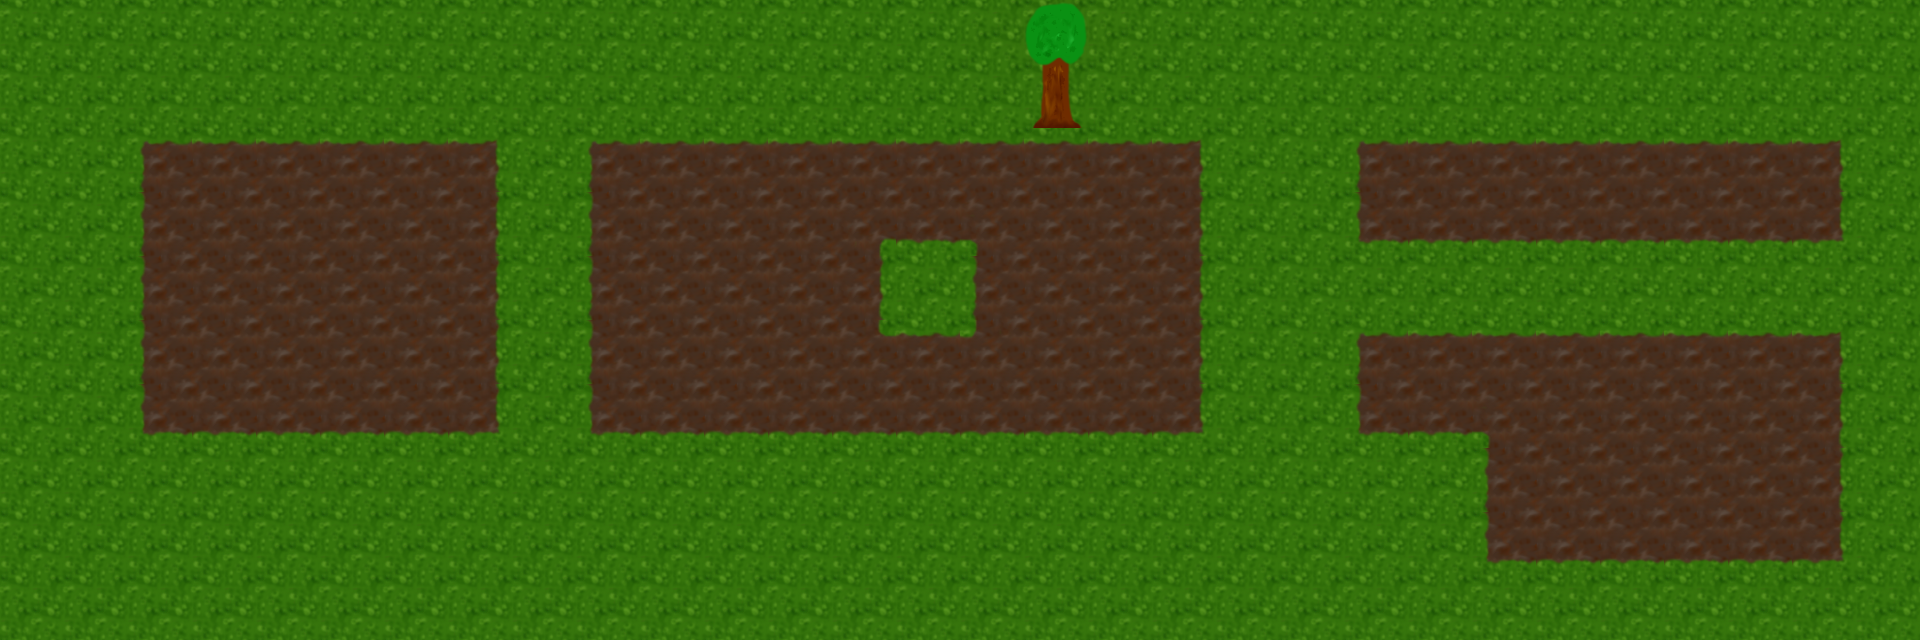

The image is a tile-based game level rendered from a .tmx file. Its description and source (layers, tilesets, objects; grid data summarised) follow:
An orthogonal 30x10 tile map with 64x64 px tiles, 2 tile layers (Terrain, Trees), 2 tilesets and 1 object.

<map version="1.0" orientation="orthogonal" renderorder="left-down" width="30" height="10" tilewidth="64" tileheight="64" nextobjectid="1">
 <tileset firstgid="1" name="Grass-Dirt" tilewidth="64" tileheight="64">
  <image source="../Textures/ground-grass-tileset.png" width="320" height="192" />
  <terraintypes>
   <terrain name="Grass" tile="-1" />
   <terrain name="Dirt" tile="-1" />
  </terraintypes>
  <tile id="0" terrain="0,0,0,1" />
  <tile id="1" terrain="0,0,1,1" />
  <tile id="2" terrain="0,0,1,0" />
  <tile id="3" terrain="1,1,1,0" />
  <tile id="4" terrain="1,1,0,1" />
  <tile id="5" terrain="0,1,0,1" />
  <tile id="6" terrain="1,1,1,1" />
  <tile id="7" terrain="1,0,1,0" />
  <tile id="8" terrain="1,0,1,1" />
  <tile id="9" terrain="0,1,1,1" />
  <tile id="10" terrain="0,1,0,0" />
  <tile id="11" terrain="1,1,0,0" />
  <tile id="12" terrain="1,0,0,0" />
  <tile id="13" terrain="0,0,0,0" />
 </tileset>
 <tileset firstgid="16" name="Trees" tilewidth="64" tileheight="64">
  <image source="../Textures/tree.png" width="64" height="128" />
  <tile id="0">
   <objectgroup draworder="index" />
  </tile>
  <tile id="1">
   <objectgroup draworder="index">
    <object id="0" x="18.6667" y="26.6667" width="26.3333" height="37" />
   </objectgroup>
  </tile>
 </tileset>
 <layer name="Terrain" width="30" height="10">
  <data>[300 cells, 300 non-empty, 14 distinct tile ids]</data>
 </layer>
 <layer name="Trees" width="30" height="10">
  <data>[300 cells, 2 non-empty, 2 distinct tile ids]</data>
 </layer>
</map>